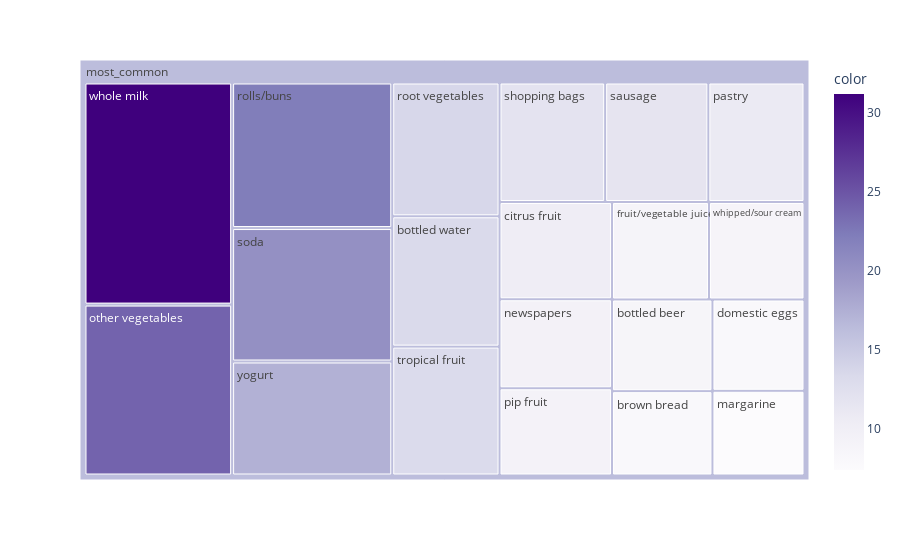

The code cell stored with this chart in its notebook:
### Markdown cell above
Hemos visto algunos elementos poco comunes que pueden unificarse en una misma categoría. Esto se va a hacer para que puedan tenerse en cuenta al aplicar el algoritmo apriori sin necesidad de bajar tanto el suport mínimo a tener en cuenta y, por tanto, puedan encontrar alguna regla más.

### Code cell
df_table = sorted_df.copy()
df_table["most_common"] = "most_common" 

fig = px.treemap(df_table.head(20), path=['most_common', "item"], values='percentage',
                  color=df_table["percentage"].head(20), hover_data=['item'],
                  color_continuous_scale='Purples',
                  )
fig.show()

### Figure 1 — Plotly figure (JSON) as saved in the notebook; plotly's stock layout.template omitted (floating-point values rounded to 4 significant figures)
{"data": [{"branchvalues": "total", "customdata": [["bottled beer", 8.75], ["bottled water", 13.29], ["brown bread", 8.05], ["citrus fruit", 10.4], ["domestic eggs", 7.99], ["fruit/vegetable juice", 8.98], ["margarine", 7.41], ["newspapers", 9.52], ["other vegetables", 23.98], ["pastry", 10.92], ["pip fruit", 9.33], ["rolls/buns", 22.15], ["root vegetables", 13.64], ["sausage", 11.72], ["shopping bags", 12], ["soda", 20.31], ["tropical fruit", 13.14], ["whipped/sour cream", 8.85], ["whole milk", 31.16], ["yogurt", 17.35], ["(?)", 16.33]], "domain": {"x": [0, 1], "y": [0, 1]}, "hovertemplate": "labels=%{label}<br>percentage=%{value}<br>parent=%{parent}<br>id=%{id}<br>item=%{customdata[0]}<br>color=%{color}<extra></extra>", "ids": ["most_common/bottled beer", "most_common/bottled water", "most_common/brown bread", "most_common/citrus fruit", "most_common/domestic eggs", "most_common/fruit/vegetable juice", "most_common/margarine", "most_common/newspapers", "most_common/other vegetables", "most_common/pastry", "most_common/pip fruit", "most_common/rolls/buns", "most_common/root vegetables", "most_common/sausage", "most_common/shopping bags", "most_common/soda", "most_common/tropical fruit", "most_common/whipped/sour cream", "most_common/whole milk", "most_common/yogurt", "most_common"], "labels": ["bottled beer", "bottled water", "brown bread", "citrus fruit", "domestic eggs", "fruit/vegetable juice", "margarine", "newspapers", "other vegetables", "pastry", "pip fruit", "rolls/buns", "root vegetables", "sausage", "shopping bags", "soda", "tropical fruit", "whipped/sour cream", "whole milk", "yogurt", "most_common"], "marker": {"coloraxis": "coloraxis", "colors": [8.75, 13.29, 8.05, 10.4, 7.99, 8.98, 7.41, 9.52, 23.98, 10.92, 9.33, 22.15, 13.64, 11.72, 12, 20.31, 13.14, 8.85, 31.16, 17.35, 16.33]}, "name": "", "parents": ["most_common", "most_common", "most_common", "most_common", "most_common", "most_common", "most_common", "most_common", "most_common", "most_common", "most_common", "most_common", "most_common", "most_common", "most_common", "most_common", "most_common", "most_common", "most_common", "most_common", ""], "type": "treemap", "values": [8.75, 13.29, 8.05, 10.4, 7.99, 8.98, 7.41, 9.52, 23.98, 10.92, 9.33, 22.15, 13.64, 11.72, 12, 20.31, 13.14, 8.85, 31.16, 17.35, 268.9]}], "layout": {"coloraxis": {"colorbar": {"title": {"text": "color"}}, "colorscale": [[0, "rgb(252,251,253)"], [0.125, "rgb(239,237,245)"], [0.25, "rgb(218,218,235)"], [0.375, "rgb(188,189,220)"], [0.5, "rgb(158,154,200)"], [0.625, "rgb(128,125,186)"], [0.75, "rgb(106,81,163)"], [0.875, "rgb(84,39,143)"], [1, "rgb(63,0,125)"]]}, "legend": {"tracegroupgap": 0}, "margin": {"t": 60}}}
